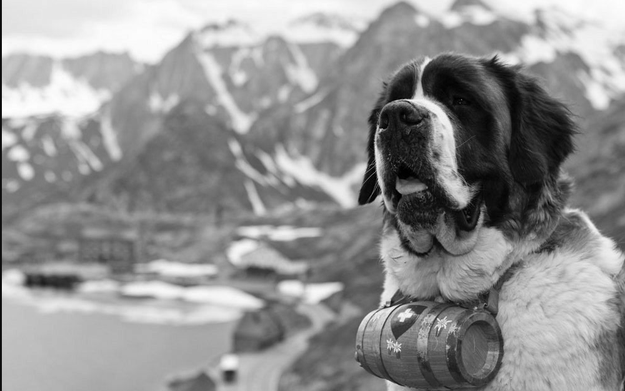
#> input picture assets/dog.png, 625 x 391 px, shrunk from 1000 x 625 before the run
$ jupyter execute --allow-errors kernel_research.ipynb
#> lines starting #> are read from the running program, lines starting #| are printed output that depends on the picture
### utils.py
import os
from PIL import Image
import itertools
import numpy as np
import matplotlib.pyplot as plt

def merge_imgs(paths: list[str]):
    imgs = [Image.open(path) for path in paths]
    for file in paths:
        os.remove(file)
    widths, heights = zip(*(i.size for i in imgs))
    total_width = sum(widths)
    max_height = max(heights)
    new_im = Image.new('RGB', (total_width, max_height))
    x_offset = 0
    for im in imgs:
        new_im.paste(im, (x_offset, 0))
        x_offset += im.size[0]
    return new_im

def hist_image(img, ax, title=''):
  ax.hist(img[:, :, 0].flatten() * 255, color='red', bins=255)
  ax.hist(img[:, :, 1].flatten() * 255, color='green', bins=255)
  ax.hist(img[:, :, 2].flatten() * 255, color='blue', bins=255)
  ax.set_title(title)

# [24 lines left out: function plot_confusion_matrix, not called in this run]

### kernel_research.ipynb
### Pattern Finder

[cell 1]
import numpy as np
from matplotlib import pyplot as plt
import cv2

img = cv2.imread("./assets/dog.png", cv2.IMREAD_GRAYSCALE)
#> img is the input picture: shape (391, 625); min 0, max 255, mean 145.8
kernel = cv2.imread("./assets/pattern-to-find.png", cv2.IMREAD_GRAYSCALE)
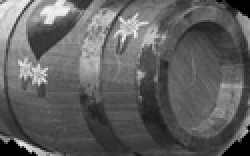
#> input picture assets/pattern-to-find.png, 125 x 78 px, shrunk from 200 x 125 before the run (shown 2 times larger)
#> kernel is the input picture: shape (78, 125); min 0, max 247, mean 96.1

img = img.astype(np.int64)
kernel = kernel.astype(np.int64)

img[:] -= 128
kernel[:] -= 128

# img[:] /= 255
# kernel[:] /= 255

print('Shapes:', img.shape, kernel.shape)
#| Shapes: (391, 625) (78, 125)

_, axs = plt.subplots(1, 2, figsize=(6, 3))
axs[0].imshow(img + 128, cmap='gray')
axs[0].set_title('Image to analyze')

axs[1].imshow(kernel + 128, cmap='gray')
axs[1].set_title('Pattern to find')
plt.show()

[cell 2]
from math import sqrt
def cosine_similarity(a1, a2):
  euclidean_norm = lambda a: sqrt((a**2).sum())
  return np.dot(a1, a2) / (euclidean_norm(a1) * euclidean_norm(a2))

[cell 3]
from PIL import Image
from utils import merge_imgs

x_repeat = img.shape[0] // kernel.shape[0]
#> x_repeat = 5
y_repeat = img.shape[1] // kernel.shape[1]
#> y_repeat = 5

_, axs = plt.subplots(x_repeat, y_repeat, figsize=(6, 6))

best_match = kernel
best_match_score = 0
for i in range(x_repeat):
    for j in range(y_repeat):

        x_start = i * kernel.shape[0]
        x_end = x_start + kernel.shape[0]
        y_start = j * kernel.shape[1]
        y_end = y_start + kernel.shape[1]

        img_slice = img[x_start:x_end, y_start:y_end]
        if i == 0 and j == 0:
            img_slice[:]= -125
        score = cosine_similarity(img_slice.flatten(), kernel.flatten())
        # score = np.dot(img_slice.flatten(), kernel.flatten()) // 10_000_000
        axs[i, j].imshow(img_slice + 128, cmap='gray')
        axs[i, j].set_title(f'{score:.2f}')
        axs[i, j].axis('off')
        if score > best_match_score:
            best_match_score = score
            best_match = img_slice
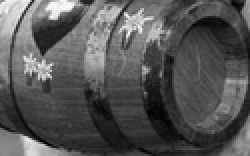
#> best_match: shape (78, 125) int64 (shown 2 times larger); min -103, max 119, mean -28; drawn with min black and max white
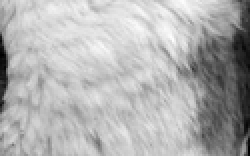
#> img_slice: shape (78, 125) int64 (shown 2 times larger); min -93, max 94, mean 37.1; drawn with min black and max white
#> after the loop, best_match_score = 0.77

plt.savefig('tmp_left.png')
plt.close()

plt.figure(figsize=(3, 6))
plt.imshow(best_match + 128, cmap='gray')
plt.axis('off')
plt.title(f'Best match: {best_match_score:.2f}')
plt.savefig('tmp_right.png')
plt.close()

#> (the rest of this cell did not finish here and is left out)

## Filters

[cell 4]
img = cv2.imread("./assets/traffic.jpg", cv2.IMREAD_COLOR)
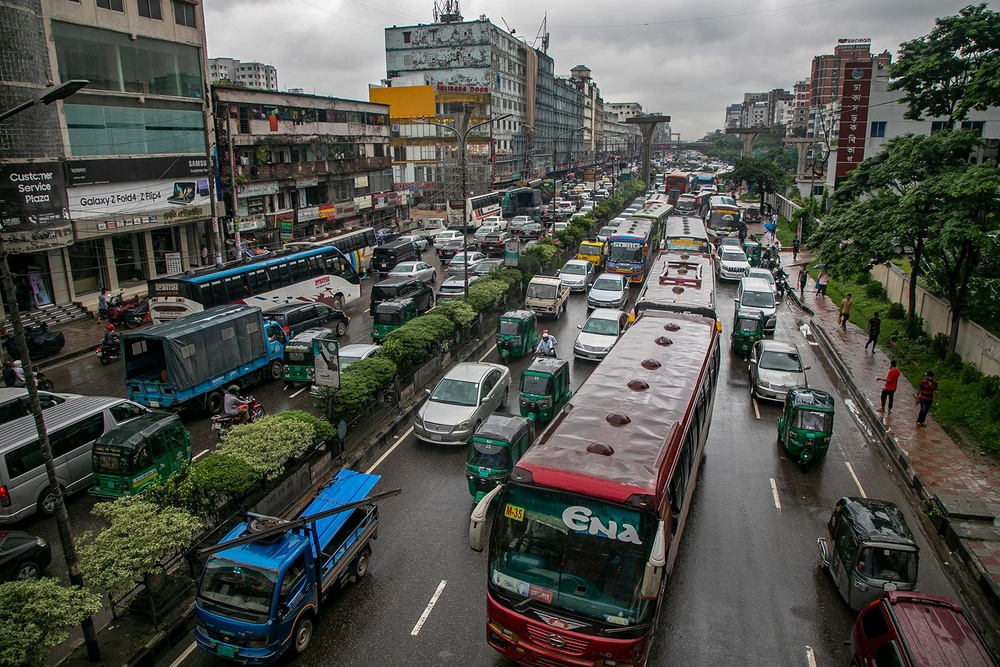
#> input picture assets/traffic.jpg, 1000 x 667 px, shrunk from 1600 x 1067 before the run
#> img is the input picture: shape (667, 1000, 3); mean B, G, R 77.3, 83, 81.1
img = img.astype(np.float32) / 255.0
img.shape

plt.axis('off')
plt.imshow(cv2.cvtColor(img, cv2.COLOR_BGR2RGB))
img.shape
#> Out = (667, 1000, 3)

### Blur Filter

[cell 5]
from scipy.ndimage import convolve
from utils import hist_image

def convolve_3d(img, filter):
  out = np.zeros_like(img, dtype=np.float32)
  for channel in range(3):
    out[:,:,channel] = convolve(img[:,:,channel], filter)
  return out

N = 4
_, axs = plt.subplots(2, N, figsize=(20, 10))
filtered_img = img
for i, size in enumerate(range(3, N*4, 4)):
  avg_filter = np.ones((size, size)) / (size * size)
  filtered_img = convolve_3d(img, avg_filter)
  axs[0][i].axis('off')
  axs[0][i].set_title(f"Filter size: {size}")
  axs[0][i].imshow(cv2.cvtColor(filtered_img, cv2.COLOR_BGR2RGB))
  hist_image(filtered_img, axs[1][i], f"Filter size: {size}")
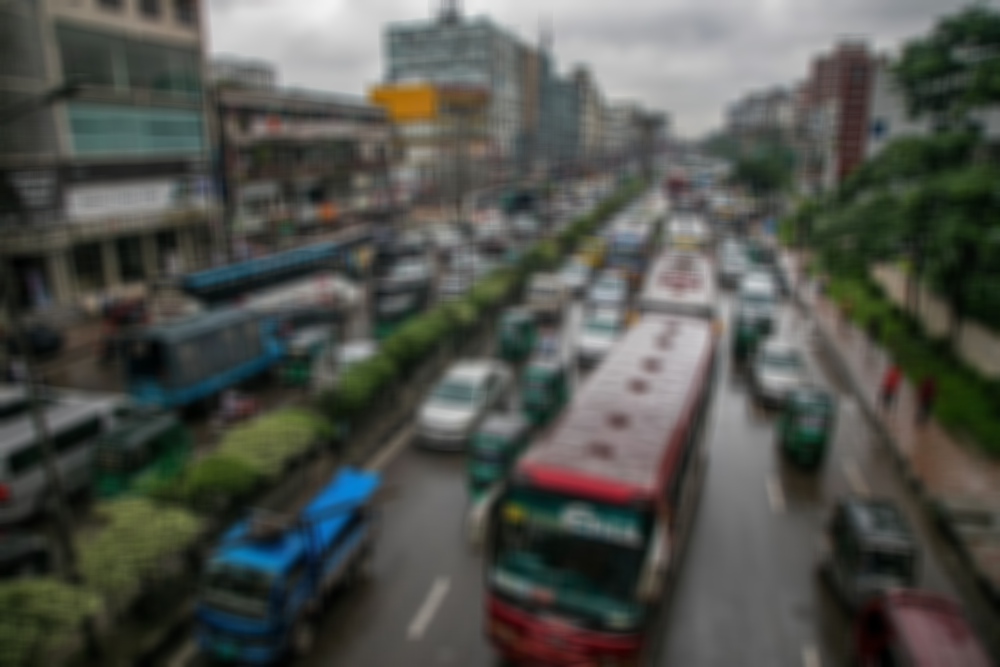
#> filtered_img: shape (667, 1000, 3) float32; mean B, G, R 0.303, 0.325, 0.318

plt.show()
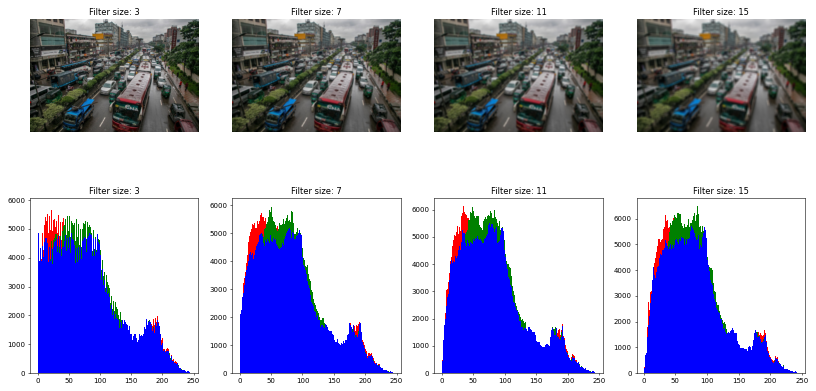
#> figure drawn by matplotlib, 8 panels; panel 5: tallest bar 5787 high, from x = 21.19 to 22.16; panel 5: tallest bar 5557 high, from x = 50.1 to 51.06; panel 5: tallest bar 5009 high, from x = 48.17 to 49.13; panel 6: tallest bar 5969 high, from x = 33.62 to 34.58

### Gaussian Blur (approximation)

[cell 6]
filter = np.array([
  [1,2,1],
  [2,4,2],
  [1,2,1]
], dtype=np.float32) / 16

filtered_img = convolve_3d(img, filter)

plt.figure(figsize=(2, 2))
plt.imshow(filter, cmap='gray')
plt.show()
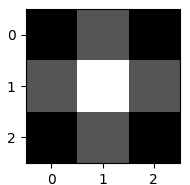
#> figure drawn by matplotlib, 1 panel

_, axs = plt.subplots(1, 2, figsize=(20, 10))
axs[0].axis('off')
axs[0].imshow(cv2.cvtColor(img, cv2.COLOR_BGR2RGB))
axs[1].axis('off')
axs[1].imshow(cv2.cvtColor(filtered_img, cv2.COLOR_BGR2RGB))
plt.show()
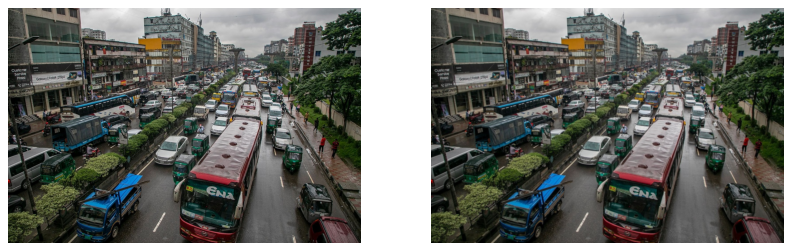
#> figure drawn by matplotlib, 2 panels

_, ax = plt.subplots(1, 1, figsize=(10, 5))
hist_image(filtered_img, ax)

plt.show()
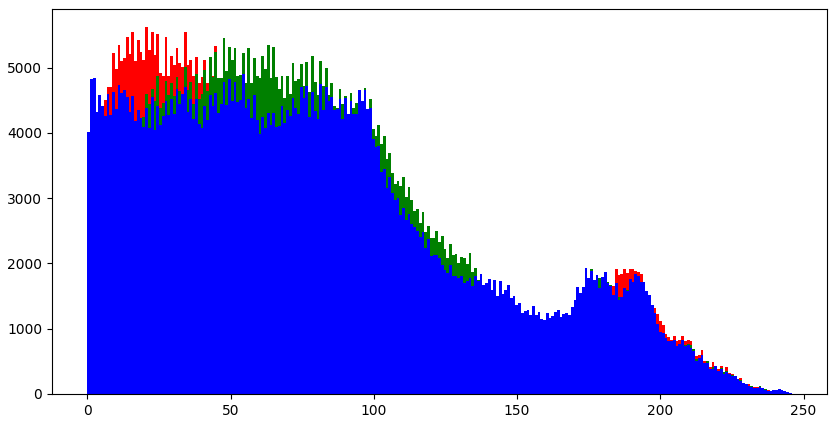
#> figure drawn by matplotlib, 1 panel; tallest bar 5616 high, from x = 20.25 to 21.21; tallest bar 5453 high, from x = 47.25 to 48.21; tallest bar 4902 high, from x = 54 to 54.96

## Contrast

[cell 7]
low_contrast = img.copy()
low_contrast[img < 0.5] = 0.5
low_contrast[img > 0.6] = 0.6
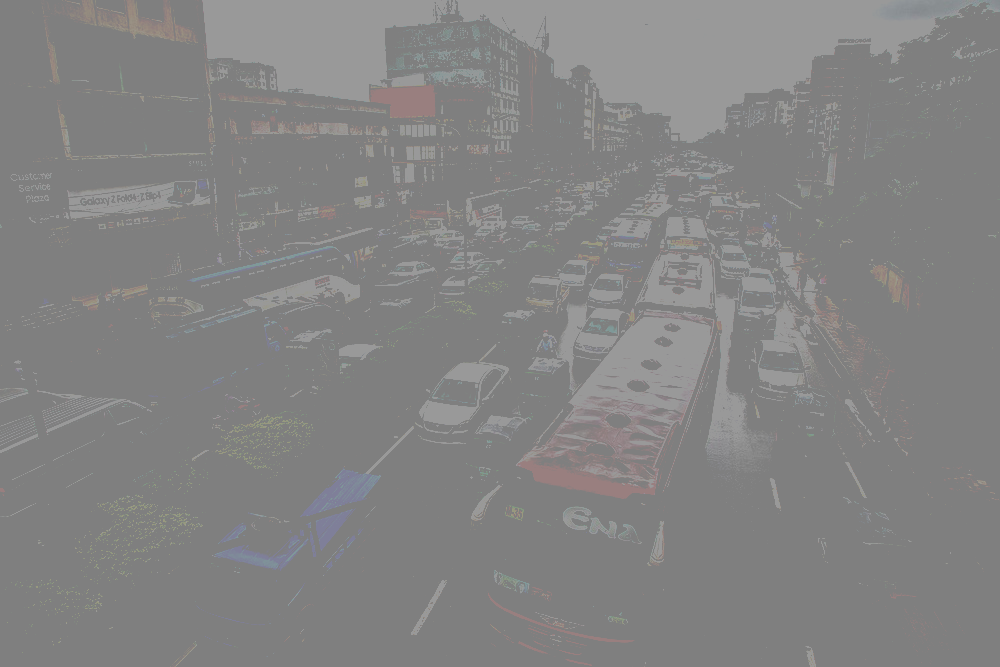
#> low_contrast: shape (667, 1000, 3) float32; mean B, G, R 0.517, 0.517, 0.518
plt.imshow(cv2.cvtColor(low_contrast, cv2.COLOR_BGR2RGB))
plt.show()
